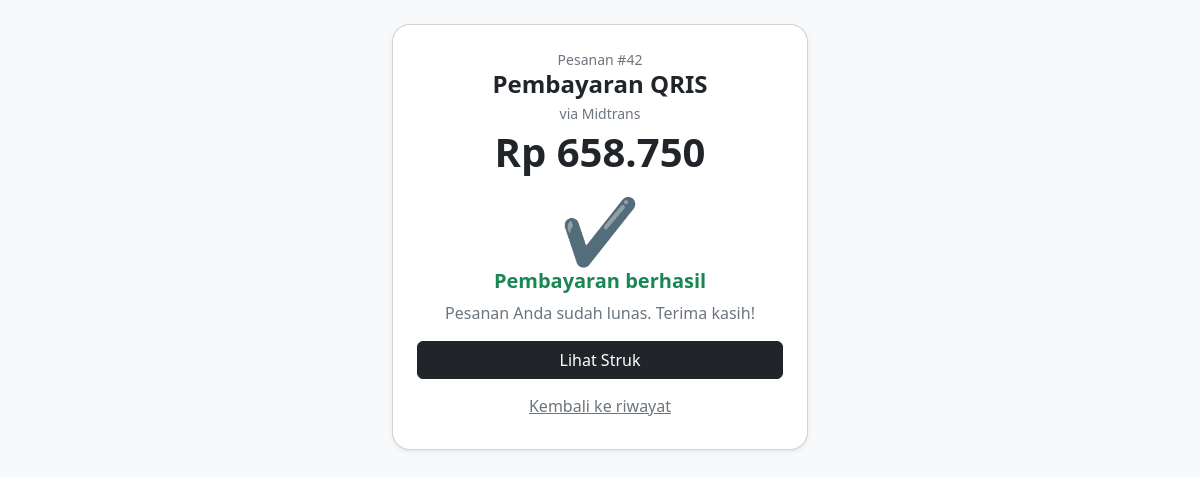
Screenshot of /tokoku/bayar_qris.php?id=42 (signed in) with the database file from the repository.
### tables this page shows
CREATE TABLE `tbl_transaksi` (
  `id_transaksi` int(11) NOT NULL,
  `tanggal` date DEFAULT NULL,
  `id_pelanggan` int(11) DEFAULT NULL,
  `total_belanja` decimal(12,2) DEFAULT NULL,
  `metode_bayar` varchar(10) DEFAULT 'tunai',
  `gateway` varchar(20) DEFAULT NULL,
  `subtotal` decimal(12,2) DEFAULT NULL,
  `diskon_persen` decimal(5,2) NOT NULL DEFAULT 0.00,
  `diskon` decimal(12,2) NOT NULL DEFAULT 0.00,
  `id_member` int(11) DEFAULT NULL,
  `id_user` int(11) DEFAULT NULL,
  `poin_didapat` int(11) DEFAULT 0,
  `status_bayar` enum('lunas','menunggu','batal') NOT NULL DEFAULT 'lunas',
  `order_id_gateway` varchar(64) DEFAULT NULL,
  `referensi_gateway` varchar(500) DEFAULT NULL,
  `qr_data` text DEFAULT NULL,
  `kadaluarsa` datetime DEFAULT NULL,
  `bank_va` varchar(20) DEFAULT NULL,
  `no_va` varchar(64) DEFAULT NULL,
  `biller_code` varchar(20) DEFAULT NULL
);

### tokoku/includes/pembayaran.php (called while the page is built, shortened)
<?php
function daftar_gateway(): array
{
    return [
        'midtrans' => 'Midtrans',
        'duitku' => 'Duitku'
    ];
}
function nama_gateway(?string $gateway): string
{
    return daftar_gateway()[$gateway ?: 'midtrans'] ?? 'QRIS';
}
function sinkron_pembayaran(PDO $pdo, int $idTransaksi): string
{
    $stmt = $pdo->prepare("
        SELECT status_bayar, metode_bayar, gateway, order_id_gateway, kadaluarsa
        FROM tbl_transaksi
        WHERE id_transaksi = ?
    ");
    $stmt->execute([$idTransaksi]);
    $trx = $stmt->fetch();
    if ($trx['status_bayar'] !== 'menunggu' || empty($trx['order_id_gateway'])) {
        return $trx['status_bayar'];
    }
}

### tokoku/includes/functions.php (called while the page is built, shortened)
<?php
function e($value)
{
    return htmlspecialchars((string) $value, ENT_QUOTES, 'UTF-8');
}
function rupiah($angka)
{
    return 'Rp ' . number_format((float) $angka, 0, ',', '.');
}

### tokoku/includes/auth.php (called while the page is built, shortened)
<?php
function user_role()
{
    return $_SESSION['user']['role'] ?? null;
}

### tokoku/bayar_qris.php (the view, shortened to what this page needs)
<?php
require_once __DIR__ . '/config/database.php';
require_once __DIR__ . '/includes/functions.php';
require_once __DIR__ . '/includes/auth.php';
require_once __DIR__ . '/includes/pembayaran.php';
$id = (int) ($_GET['id'] ?? 0);
$stmt = $pdo->prepare("
    SELECT id_transaksi, id_pelanggan, total_belanja, metode_bayar,
           status_bayar, gateway, referensi_gateway, qr_data, kadaluarsa,
           bank_va, no_va, biller_code
    FROM tbl_transaksi
    WHERE id_transaksi = ?
");
$stmt->execute([$id]);
$trx = $stmt->fetch();
try {
    $statusAwal = sinkron_pembayaran($pdo, $id);
} catch (Throwable $e) {
    error_log('[Tokoku] ' . $e->getMessage());
    $statusAwal = $trx['status_bayar'];
}
$namaGateway = nama_gateway($trx['gateway']);
$adalahVa = ($trx['metode_bayar'] ?? '') === 'va' && !empty($trx['no_va']);
$judulMetode = $adalahVa ? 'Virtual Account' : 'QRIS';
$kembali = user_role() === 'pelanggan' ? 'index.php?page=riwayat' : 'index.php?page=transaksi';
?>
<!DOCTYPE html>
<html lang="id">
<head>
    <link href="https://cdn.jsdelivr.net/npm/bootstrap@5.3.3/dist/css/bootstrap.min.css" rel="stylesheet">
</head>
<body class="bg-light">
<div class="container py-4" style="max-width: 440px;">
    <div class="card shadow-sm" style="border-radius: 18px;">
        <div class="card-body p-4 text-center">
            <div class="text-secondary small">Pesanan #<?= e($trx['id_transaksi']) ?></div>
            <h4 class="fw-bold mb-1">Pembayaran <?= e($judulMetode) ?></h4>
            <div class="small text-secondary mb-1">via <?= e($namaGateway) ?></div>
            <div class="display-6 fw-bold mb-3"><?= rupiah($trx['total_belanja']) ?></div>
            <div id="st-lunas" class="<?= $statusAwal === 'lunas' ? '' : 'd-none' ?>">
                <div class="display-3 text-success">&#10004;</div>
                <h5 class="fw-bold text-success">Pembayaran berhasil</h5>
                <p class="text-secondary">Pesanan Anda sudah lunas. Terima kasih!</p>
                <a href="struk.php?id=<?= e($trx['id_transaksi']) ?>" target="_blank" class="btn btn-dark w-100 mb-2">
                    Lihat Struk
                </a>
            </div>
            <a href="<?= e($kembali) ?>" class="btn btn-link text-secondary">Kembali ke riwayat</a>
        </div>
    </div>
</div>
</body>
</html>

### rows the page displays
tbl_transaksi: id_transaksi "42", metode_bayar "QRIS", gateway "Midtrans", total_belanja "Rp 658.750"
